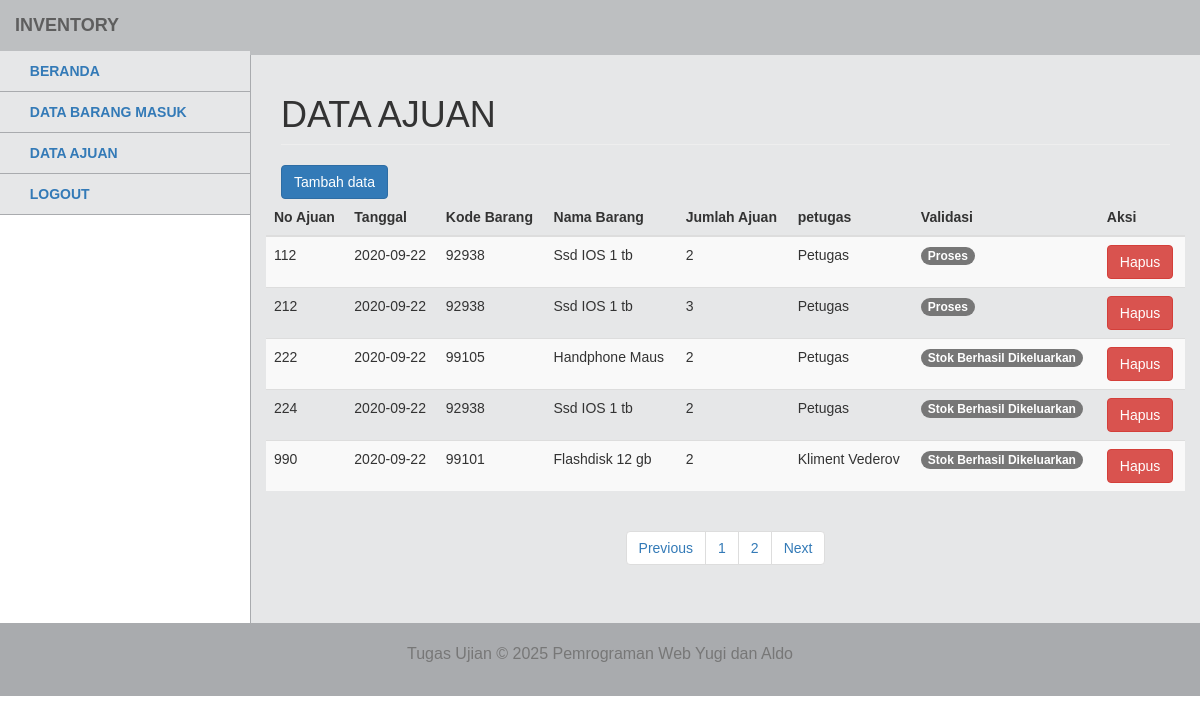
The app's page /petugas/modul/ajuan/title.php with its own data.
### tables this page shows
CREATE TABLE `tb_ajuan` (
  `no_ajuan` int(11) NOT NULL,
  `tanggal` varchar(255) NOT NULL,
  `kode_brg` varchar(11) NOT NULL,
  `nama_brg` varchar(255) NOT NULL,
  `stok` int(11) NOT NULL,
  `jml_ajuan` int(11) NOT NULL,
  `petugas` varchar(255) NOT NULL,
  `val` int(11) NOT NULL
);

### petugas/modul/ajuan/title.php (the view, shortened to what this page needs)
<!DOCTYPE html>
<html>
  <head>
    <link href="../vendor/css/bootstrap/bootstrap.min.css" rel="stylesheet">
     <link href="../vendor/css/bootstrap/bootstrap.css" rel="stylesheet">
    <link href="../vendor/font-awesome/css/font-awesome.min.css" rel="stylesheet" type="text/css">
    <link href="../css/tampilanadmin.css" rel="stylesheet">
  </head>
  <body>
    <div id="wrapper">
      <nav class="navbar navbar-default navbar-static-top" role="navigation" style="margin-bottom: 0">
          <div class="navbar-header">
            <a class="navbar-brand">Inventory</a>
          </div>
            <ul class="nav navbar-top-links navbar-right">
            <li class="dropdown">
              <a class="dropdown-toggle" data-toggle="dropdown" href="#">
              </a>
            </li>
          </ul>
         <div class="navbar-default sidebar" role="navigation">
          <div class="sidebar-nav navbar-collapse">
            <ul class="nav" id="side-menu">
              <li>
                <a href="?m=awal.php">
                  <i class="fa fa-dashboard"></i> Beranda
                </a>
              </li>
              <li>
                <a href="?m=barangMasuk&s=awal">
                  <i class="fa fa-cart-arrow-down"></i> Data Barang Masuk
                </a>
              </li>
                            <li>
                <a href="?m=ajuan&s=awal">
                  <i class="fa fa-gift"></i> Data Ajuan
                </a>
              </li>
              <li>
                <a href="logout.php" onclick="return confirm('yakin ingin logout?');">
                  <i class="fa fa-warning"></i> Logout
                </a>
              </li>
            </ul>
          </div>
        </div>
      </nav>
      <div id="page-wrapper">
        <div class="row">
          <div class="col-lg-12">
            <h1 class="page-header">Data Ajuan</h1>
          </div>
        </div>
<button type="button" class="btn btn-primary" data-toggle="modal" data-target="#exampleModalCenter">
  Tambah data
</button>
         <div class="row">
                                <div class="table-responsive table--no-card m-b-30">
                                    <table class="table table-borderless table-striped table-earning">
                                        <thead>
                                            <tr>
                                 <th>No Ajuan</th>
                                 <th>Tanggal</th>
                                 <th>Kode Barang</th>
                                 <th>Nama Barang</th>
                                 <th>Jumlah Ajuan</th>
                                 <th>petugas</th>
                                 <th>Validasi</th>
                                <th>Aksi</th>
                                            </tr>
                                        </thead>
                                        <tbody>
                                           <?php
                                            include 'paging.php';
                                            ?>
                                        </tbody>
                                    </table>
                                       <center><ul class="pagination justify-content-center">
                <li class="page-item">
                    <a class="page-link" <?php if($halaman > 1){ echo "href='?m=ajuan&s=awal&halaman=$previous'"; } ?>>Previous</a>
                </li>
                <?php
                for($x=1;$x<=$total_halaman;$x++){
                    ?>
                    <li class="page-item"><a class="page-link" href="?m=ajuan&s=awal&halaman=<?php echo $x ?>"><?php echo $x; ?></a></li>
                    <?php
                }
                ?>
                <li class="page-item">
                    <a  class="page-link" <?php if($halaman < $total_halaman) { echo "href='?m=ajuan&s=awal&halaman=$next'"; } ?>>Next</a>
                </li>
            </ul>
              </center>
                                </div>
                            </div>
      </div>
    </div>
    <footer class="text-center">
      <div class="footer-below">
        <div class="container">
          <div class="row">
            <div class="col-lg-12">
            <p class="text-muted" style="font-size: 16px;">Tugas Ujian &copy; <script>document.write(new Date().getFullYear());</script> Pemrograman Web Yugi dan Aldo</p>
            </div>
          </div>
        </div>
      </div>
    </footer>
  </body>
</html>

### petugas/modul/ajuan/paging.php (shortened to what this page needs)
<head>
</head>
<?php
$batas = 5;
$halaman = isset($_GET['halaman']) ? (int)$_GET['halaman'] : 1;
$halaman_awal = ($halaman>1) ? ($halaman * $batas) - $batas : 0;
$next = $halaman + 1;
$data = mysqli_query($koneksi, "SELECT * FROM tb_ajuan");
$jumlah_data = mysqli_num_rows($data);
$total_halaman = ceil($jumlah_data / $batas);
$data_brg_in = mysqli_query($koneksi, "SELECT * FROM tb_ajuan LIMIT $halaman_awal, $batas");
while ($row=mysqli_fetch_array($data_brg_in)) {
 ?>
  <tr>
                                                <td><?php echo $row['no_ajuan']; ?></td>
                                                <td><?php echo $row['tanggal']; ?></td>
                                                 <td><?php echo $row['kode_brg']; ?></td>
                                                <td><?php echo $row['nama_brg']; ?></td>
                                                <td><?php echo $row['jml_ajuan']; ?></td>
                                                <td><?php echo $row['petugas']; ?></td>
                                                <td>
                                                <?php
                                                    if ($row['val']==1) {
                                                ?>
                                                <span class="badge badge-pill badge-primary">Proses</span>
                                            <?php
                                                }else{
                                             ?>
                                                    <span class="badge badge-pill badge-success">Stok Berhasil Dikeluarkan</span>
                                                <?php } ?>
                                            </td>
                                                <td><a href="index.php?m=ajuan&s=hapus&no_ajuan=<?php echo $row['no_ajuan'];?>" onclick="return confirm('Yakin Akan dihapus?')"><button class="btn btn-danger">Hapus</button></a></td>
                                            </tr>
                                        <?php } ?>

### css/tampilanadmin.css (style rules this page uses)
body { font-family: Arial, sans-serif; }
p { font-size: 15px; }
h1 { text-transform: uppercase; font-weight: 500; }
#wrapper { width: 100%; }
#page-wrapper { padding: 0 15px; min-height: 568px; background-color: #E6E7E8; }
@media (min-width: 768px) { #page-wrapper { position: inherit; margin: 0 0 0 250px; padding: 0 30px; border-left: 1px solid #A9ABAE; } }
.navbar { background-color: #BDBFC1; font-weight: 700; font-family: arial; text-transform: uppercase; border: none; }
.navbar-top-links { margin-right: 0; }
.navbar-top-links li { display: inline-block; }
.navbar-top-links li:last-child { margin-right: 15px; }
.navbar-top-links li a { padding: 15px; min-height: 50px; }
.sidebar { background-color: #E6E7E8; }
.sidebar .sidebar-nav.navbar-collapse { padding-left: 0; padding-right: 0; }
.sidebar ul li { border-bottom: 1px solid #A9ABAE; }
@media (min-width: 768px) { .sidebar { z-index: 1; position: absolute; width: 250px; margin-top: 51px; } }
@media (min-width: 768px) { .navbar-top-links { margin-left: auto; } }
footer { color: black; font-size: 15px; }
footer .footer-below { padding: 20px 0; background-color: #A9ABAE; }

### records on screen
tb_ajuan: no_ajuan "112", tanggal "2020-09-22", kode_brg "92938", nama_brg "Ssd IOS 1 tb", jml_ajuan "2", petugas "Petugas", val "Proses"
tb_ajuan: no_ajuan "212", tanggal "2020-09-22", kode_brg "92938", nama_brg "Ssd IOS 1 tb", jml_ajuan "3", petugas "Petugas", val "Proses"
tb_ajuan: no_ajuan "222", tanggal "2020-09-22", kode_brg "99105", nama_brg "Handphone Maus", jml_ajuan "2", petugas "Petugas", val "Stok Berhasil Dikeluarkan"
tb_ajuan: no_ajuan "224", tanggal "2020-09-22", kode_brg "92938", nama_brg "Ssd IOS 1 tb", jml_ajuan "2", petugas "Petugas", val "Stok Berhasil Dikeluarkan"
tb_ajuan: no_ajuan "990", tanggal "2020-09-22", kode_brg "99101", nama_brg "Flashdisk 12 gb", jml_ajuan "2", petugas "Kliment Vederov", val "Stok Berhasil Dikeluarkan"
